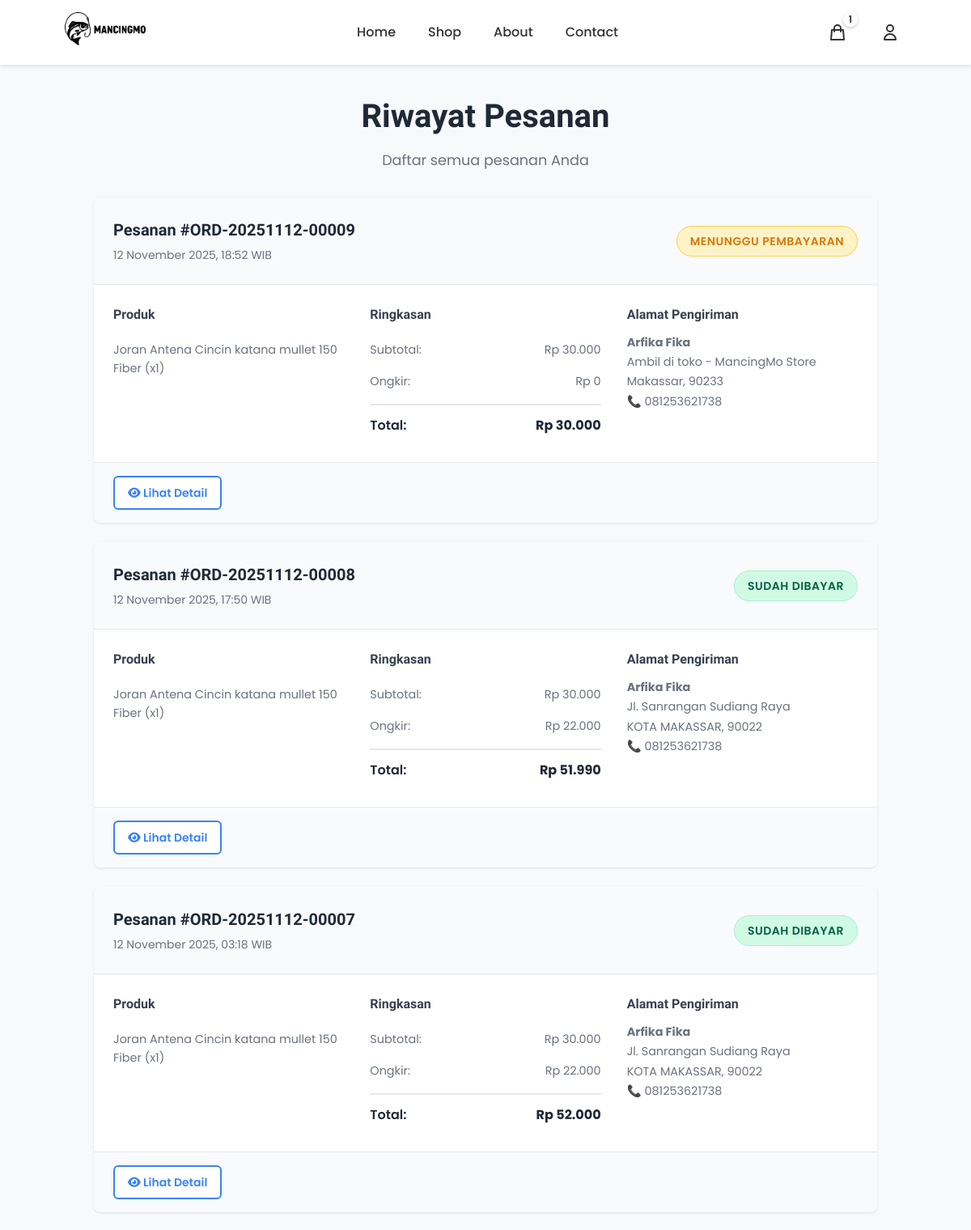
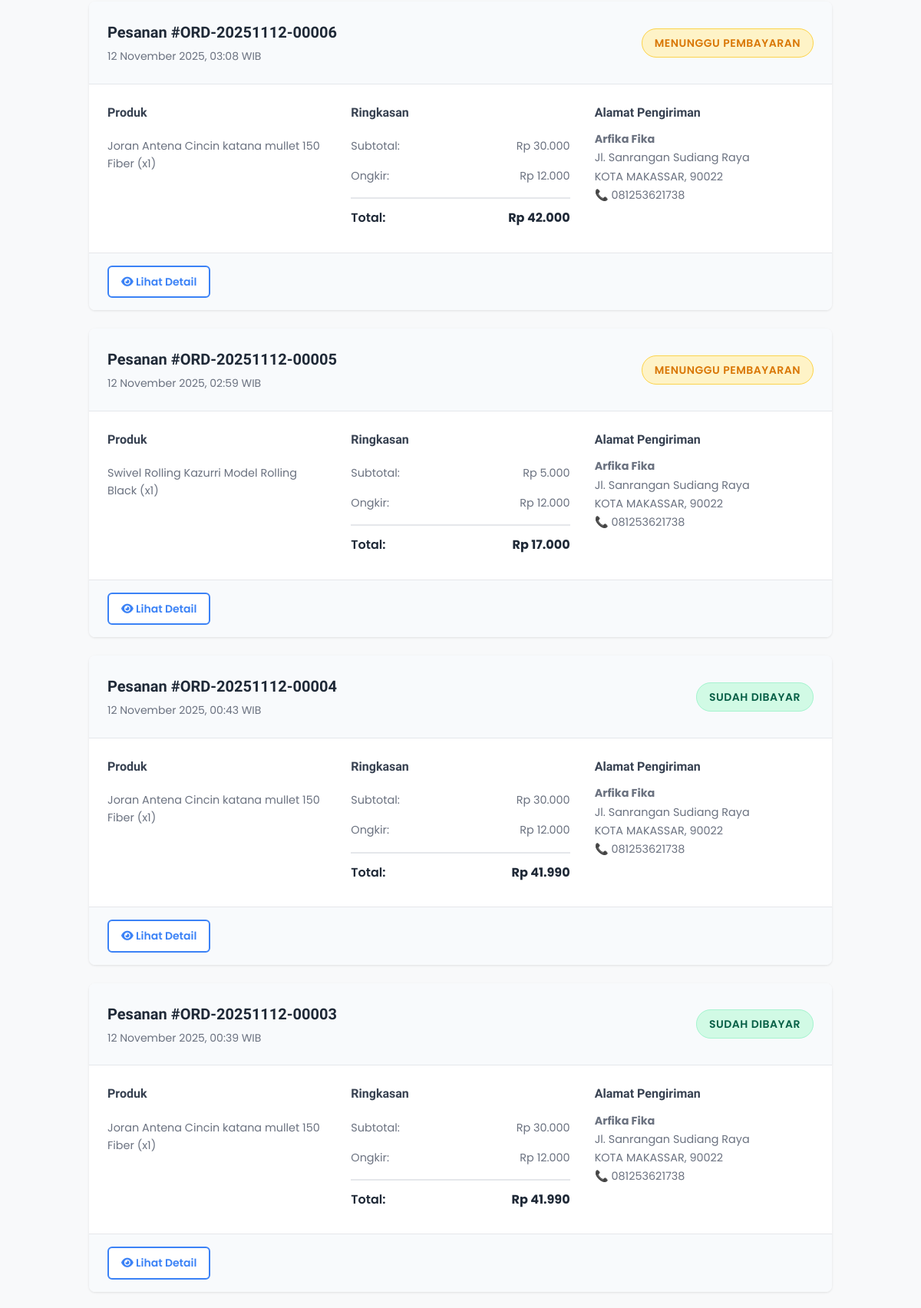
Page /profile/orders/ (signed in, upper part) on the committed database (2 pictures, top to bottom).
### products/models.py (models this page shows, shortened)
class Cart(models.Model):
    user = models.OneToOneField(User, on_delete=models.CASCADE, related_name='cart', verbose_name="Pengguna")
    created_at = models.DateTimeField(auto_now_add=True, verbose_name="Dibuat Pada")
    updated_at = models.DateTimeField(auto_now=True, verbose_name="Diperbarui Pada")
    class Meta:
        verbose_name = "Keranjang"
        verbose_name_plural = "Keranjang"
        app_label = 'products'
    @property
    def unique_items_count(self):
        return self.items.count()
    def get_unique_items_count(self):
        return self.unique_items_count

class Order(models.Model):
    STATUS_CHOICES = [
        ('pending', 'Menunggu Pembayaran'),
        ('paid', 'Sudah Dibayar'),
        ('processing', 'Sedang Diproses'),
        ('shipped', 'Dikirim'),
        ('delivered', 'Terkirim'),
        ('cancelled', 'Dibatalkan'),
        ('ready_for_pickup', 'Siap Diambil'),
    ]
    PAYMENT_CHOICES = [
        ('midtrans', 'Midtrans Payment Gateway'),
        ('bank_transfer', 'Transfer Bank'),
        ('qris', 'QRIS'),
        ('cod', 'Cash on Delivery'),
    ]
    SHIPPING_METHODS = [
        ('delivery', 'Delivery (Dikirim)'),
        ('pickup', 'Pick Up (Ambil Sendiri)'),
    ]
    SHIPPING_TYPES = [
        ('reguler', 'Reguler'),
        ('express', 'Express'),
    ]
    user = models.ForeignKey(User, on_delete=models.CASCADE, related_name='orders', verbose_name="Pengguna")
    order_number = models.CharField(max_length=50, unique=True, verbose_name="Nomor Pesanan")
    midtrans_order_id = models.CharField(max_length=100, blank=True, null=True, verbose_name="Midtrans Order ID")
    midtrans_transaction_id = models.CharField(max_length=100, blank=True, null=True, verbose_name="Midtrans Transaction ID")
    midtrans_transaction_status = models.CharField(max_length=50, blank=True, null=True, verbose_name="Status Transaksi Midtrans")
    midtrans_payment_type = models.CharField(max_length=50, blank=True, null=True, verbose_name="Tipe Pembayaran Midtrans")
    midtrans_snap_token = models.CharField(max_length=255, blank=True, null=True, verbose_name="Snap Token")
    shipping_method = models.CharField(
        max_length=20,
        choices=SHIPPING_METHODS,
        default='delivery',
        verbose_name="Metode Pengiriman"
    )
    shipping_name = models.CharField(max_length=200, verbose_name="Nama Penerima")
    shipping_phone = models.CharField(max_length=20, verbose_name="Telepon Penerima")
    shipping_address = models.TextField(verbose_name="Alamat Pengiriman")
    shipping_province = models.CharField(max_length=100, blank=True, verbose_name="Provinsi")
    shipping_city = models.CharField(max_length=100, verbose_name="Kota/Kabupaten")
    shipping_district = models.CharField(max_length=100, blank=True, verbose_name="Kecamatan")
    shipping_postal_code = models.CharField(max_length=10, blank=True, verbose_name="Kode Pos")
    shipping_type = models.CharField(max_length=20, choices=SHIPPING_TYPES, default='reguler')
    payment_method = models.CharField(max_length=20, choices=PAYMENT_CHOICES, verbose_name="Metode Pembayaran")
    payment_proof = models.ImageField(upload_to='payment_proofs/', blank=True, null=True, verbose_name="Bukti Pembayaran")
    subtotal = models.DecimalField(max_digits=10, decimal_places=0, verbose_name="Subtotal")
    shipping_cost = models.DecimalField(max_digits=10, decimal_places=0, default=0, verbose_name="Ongkos Kirim")
    voucher = models.ForeignKey('Voucher', on_delete=models.SET_NULL, null=True, blank=True, verbose_name="Voucher")
    voucher_code = models.CharField(max_length=20, blank=True, null=True, verbose_name="Kode Voucher")
    voucher_discount = models.DecimalField(max_digits=10, decimal_places=0, default=0, verbose_name="Diskon Voucher")
    total = models.DecimalField(max_digits=10, decimal_places=0, verbose_name="Total")
    status = models.CharField(max_length=20, choices=STATUS_CHOICES, default='pending', verbose_name="Status")
    created_at = models.DateTimeField(auto_now_add=True, verbose_name="Dibuat Pada")
    updated_at = models.DateTimeField(auto_now=True, verbose_name="Diperbarui Pada")
    paid_at = models.DateTimeField(blank=True, null=True, verbose_name="Dibayar Pada")
    class Meta:
        verbose_name = "Pesanan"
        verbose_name_plural = "Pesanan"
        ordering = ['-created_at']
    def save(self, *args, **kwargs):
        if self.shipping_method == 'pickup' and self.status == 'paid':
            self.status = 'ready_for_pickup'
        super().save(*args, **kwargs)

class OrderItem(models.Model):
    order = models.ForeignKey(Order, on_delete=models.CASCADE, related_name='items', verbose_name="Pesanan")
    product = models.ForeignKey(Product, on_delete=models.PROTECT, verbose_name="Produk")
    product_name = models.CharField(max_length=300, verbose_name="Nama Produk")
    product_price = models.DecimalField(max_digits=10, decimal_places=0, verbose_name="Harga Produk")
    quantity = models.IntegerField(default=1, verbose_name="Jumlah")
    subtotal = models.DecimalField(max_digits=10, decimal_places=0, verbose_name="Subtotal")
    class Meta:
        verbose_name = "Item Pesanan"
        verbose_name_plural = "Item Pesanan"

### products/views.py (the view)
# urls.py: path('profile/orders/', views.order_history, name='order_history'),
@login_required
def order_history(request):
    orders = Order.objects.filter(user=request.user).order_by('-created_at')
    from .midtrans_utils import MidtransPayment
    midtrans = MidtransPayment()
    for order in orders:
        if order.status == 'pending' and order.payment_method == 'midtrans' and order.midtrans_order_id:
            try:
                status_result = midtrans.check_transaction_status(order.midtrans_order_id)
                if status_result['success']:
                    transaction_status = status_result['data'].get('transaction_status')
                    fraud_status = status_result['data'].get('fraud_status')
                    if transaction_status == 'capture':
                        if fraud_status == 'accept':
                            order.status = 'paid'
                            order.paid_at = timezone.now()
                    elif transaction_status == 'settlement':
                        order.status = 'paid'
                        order.paid_at = timezone.now()
                    elif transaction_status in ['deny', 'expire', 'cancel']:
                        order.midtrans_transaction_status = transaction_status
                    order.save()
            except Exception as e:
                print(f"Error checking Midtrans status for order {order.id}: {str(e)}")
    paginator = Paginator(orders, 10)
    page_number = request.GET.get('page')
    page_obj = paginator.get_page(page_number)
    context = {
        'orders': page_obj,
    }
    return render(request, 'registration/order_history.html', context)

### templates/registration/order_history.html (shortened to what this page needs)
{% extends 'base.html' %}
{% load static %}
{% load currency_filters %}
{% block extra_css %}
<link rel="stylesheet" href="{% static 'css/order_history.css' %}">
{% endblock %}
{% block content %}
<div class="order-history-container">
    <div class="order-history-header">
        <h1>Riwayat Pesanan</h1>
        <p>Daftar semua pesanan Anda</p>
    </div>
    {% if orders %}
        <div class="orders-list">
            {% for order in orders %}
            <div class="order-card">
                <div class="order-header">
                    <div class="order-info">
                        <h3>Pesanan #{{ order.order_number }}</h3>
                        <p class="order-date">{{ order.created_at|date:"d F Y, H:i" }} WIB</p>
                    </div>
                    <div class="order-status">
                        {% if order.status == 'pending' and order.midtrans_transaction_status in 'expire,cancel,deny' %}
                        <span class="status-badge status-expired">
                            PEMBAYARAN KADALUARSA
                        </span>
                        {% else %}
                        <span class="status-badge status-{{ order.status }}">
                            {% if order.status == 'pending' %}
                                MENUNGGU PEMBAYARAN
                            {% elif order.status == 'paid' %}
                                SUDAH DIBAYAR
                            {% elif order.status == 'processing' %}
                                SEDANG DIPROSES
                            {% elif order.status == 'shipped' %}
                                DIKIRIM
                            {% elif order.status == 'delivered' %}
                                TERKIRIM
                            {% elif order.status == 'cancelled' %}
                                DIBATALKAN
                            {% endif %}
                        </span>
                        {% endif %}
                    </div>
                </div>
                <div class="order-details">
                    <div class="order-items">
                        <h4>Produk</h4>
                        <ul class="items-list">
                            {% for item in order.items.all|slice:":3" %}
                            <li>{{ item.product_name }} (x{{ item.quantity }})</li>
                            {% endfor %}
                        </ul>
                    </div>
                    <div class="order-summary">
                        <h4>Ringkasan</h4>
                        <div class="summary-row">
                            <span>Subtotal:</span>
                            <span>Rp {{ order.subtotal|rupiah }}</span>
                        </div>
                        <div class="summary-row">
                            <span>Ongkir:</span>
                            <span>Rp {{ order.shipping_cost|rupiah }}</span>
                        </div>
                        <div class="summary-row total">
                            <span>Total:</span>
                            <strong>Rp {{ order.total|rupiah }}</strong>
                        </div>
                    </div>
                    <div class="shipping-address">
                        <h4>Alamat Pengiriman</h4>
                        <p><strong>{{ order.shipping_name }}</strong></p>
                        <p>{{ order.shipping_address }}</p>
                        <p>{{ order.shipping_city }}{% if order.shipping_postal_code %}, {{ order.shipping_postal_code }}{% endif %}</p>
                        <p>📞 {{ order.shipping_phone }}</p>
                    </div>
                </div>
                <div class="order-actions">
                    <a href="{% url 'order_detail' order.id %}" class="btn-outline">
                        <i class="fas fa-eye"></i> Lihat Detail
                    </a>
                </div>
            </div>
            {% endfor %}
        </div>
    {% endif %}
</div>
{% endblock %}

### templates/includes/header.html (shortened to what this page needs)
{% load static %}
<nav>
    <div class="logo">
        <a href="{% url 'home' %}">
            <img src="{% static 'image/logo mancingmo.png' %}" alt="MancingMo Logo">
        </a>
    </div>
    <ul class="nav-links">
        <li><a href="{% url 'home' %}">Home</a></li>
        <li><a href="{% url 'shop' %}">Shop</a></li>
        <li><a href="{% url 'about' %}">About</a></li>
        <li><a href="{% url 'contact' %}">Contact</a></li>
    </ul>
    <div class="nav-icons">
        <a href="{% url 'cart' %}" class="icon-link cart-icon-wrapper">
            <svg fill="none" stroke="currentColor" viewBox="0 0 24 24">
                <path stroke-linecap="round" stroke-linejoin="round" stroke-width="2" d="M16 11V7a4 4 0 00-8 0v4M5 9h14l1 12H4L5 9z"/>
            </svg>
            {% if user.is_authenticated %}
                {% if user.cart.get_unique_items_count > 0 %}
                <span class="cart-badge" id="cartBadge">{{ user.cart.get_unique_items_count }}</span>
                {% else %}
                <span class="cart-badge" id="cartBadge" style="display: none;"></span>
                {% endif %}
            {% endif %}
        </a>
        {% if user.is_authenticated %}
        <div class="user-menu">
            <button class="user-btn">
                <svg fill="none" stroke="currentColor" viewBox="0 0 24 24">
                    <path stroke-linecap="round" stroke-linejoin="round" stroke-width="2" d="M16 7a4 4 0 11-8 0 4 4 0 018 0zM12 14a7 7 0 00-7 7h14a7 7 0 00-7-7z"/>
                </svg>
            </button>
        </div>
        {% endif %}
    </div>
</nav>

### rows in the picture
Order: order_number "ORD-20251112-00009", created_at "12 November 2025, 18:52", status "MENUNGGU PEMBAYARAN", subtotal|rupiah "30.000", shipping_cost|rupiah "0", total|rupiah "30.000", shipping_name "Arfika Fika", shipping_address "Ambil di toko - MancingMo Store", shipping_city "Makassar", shipping_postal_code "90233", shipping_phone "081253621738"
OrderItem: product_name "Joran Antena Cincin katana mullet 150 Fiber", quantity "1"
Order: order_number "ORD-20251112-00008", created_at "12 November 2025, 17:50", status "SUDAH DIBAYAR", subtotal|rupiah "30.000", shipping_cost|rupiah "22.000", total|rupiah "51.990", shipping_name "Arfika Fika", shipping_address "Jl. Sanrangan Sudiang Raya", shipping_city "KOTA MAKASSAR", shipping_postal_code "90022", shipping_phone "081253621738"
OrderItem: product_name "Joran Antena Cincin katana mullet 150 Fiber", quantity "1"
Order: order_number "ORD-20251112-00007", created_at "12 November 2025, 03:18", status "SUDAH DIBAYAR", subtotal|rupiah "30.000", shipping_cost|rupiah "22.000", total|rupiah "52.000", shipping_name "Arfika Fika", shipping_address "Jl. Sanrangan Sudiang Raya", shipping_city "KOTA MAKASSAR", shipping_postal_code "90022", shipping_phone "081253621738"
OrderItem: product_name "Joran Antena Cincin katana mullet 150 Fiber", quantity "1"
Order: order_number "ORD-20251112-00006", created_at "12 November 2025, 03:08", status "MENUNGGU PEMBAYARAN", subtotal|rupiah "30.000", shipping_cost|rupiah "12.000", total|rupiah "42.000", shipping_name "Arfika Fika", shipping_address "Jl. Sanrangan Sudiang Raya", shipping_city "KOTA MAKASSAR", shipping_postal_code "90022", shipping_phone "081253621738"
OrderItem: product_name "Joran Antena Cincin katana mullet 150 Fiber", quantity "1"
Order: order_number "ORD-20251112-00005", created_at "12 November 2025, 02:59", status "MENUNGGU PEMBAYARAN", subtotal|rupiah "5.000", shipping_cost|rupiah "12.000", total|rupiah "17.000", shipping_name "Arfika Fika", shipping_address "Jl. Sanrangan Sudiang Raya", shipping_city "KOTA MAKASSAR", shipping_postal_code "90022", shipping_phone "081253621738"
OrderItem: product_name "Swivel Rolling Kazurri Model Rolling Black", quantity "1"
Order: order_number "ORD-20251112-00004", created_at "12 November 2025, 00:43", status "SUDAH DIBAYAR", subtotal|rupiah "30.000", shipping_cost|rupiah "12.000", total|rupiah "41.990", shipping_name "Arfika Fika", shipping_address "Jl. Sanrangan Sudiang Raya", shipping_city "KOTA MAKASSAR", shipping_postal_code "90022", shipping_phone "081253621738"
OrderItem: product_name "Joran Antena Cincin katana mullet 150 Fiber", quantity "1"
Order: order_number "ORD-20251112-00003", created_at "12 November 2025, 00:39", status "SUDAH DIBAYAR", subtotal|rupiah "30.000", shipping_cost|rupiah "12.000", total|rupiah "41.990", shipping_name "Arfika Fika", shipping_address "Jl. Sanrangan Sudiang Raya", shipping_city "KOTA MAKASSAR", shipping_postal_code "90022", shipping_phone "081253621738"
OrderItem: product_name "Joran Antena Cincin katana mullet 150 Fiber", quantity "1"

### other values in the picture
{{ user.cart.get_unique_items_count }} "1"
